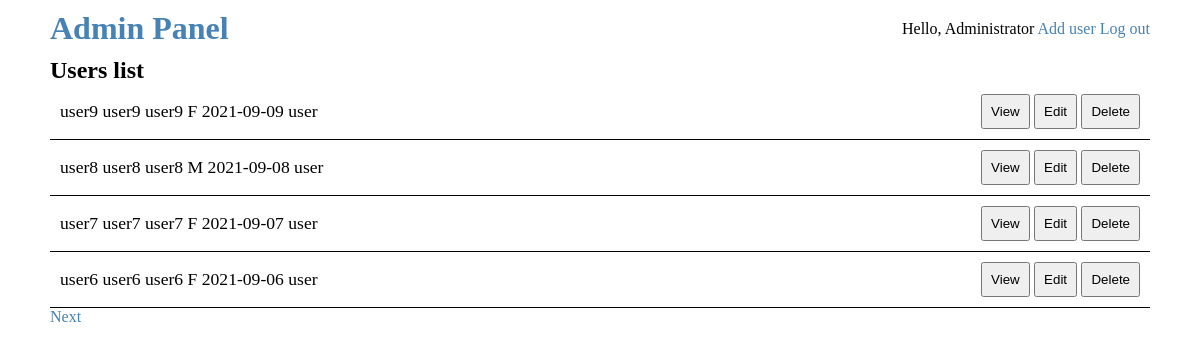
/adminpanel.php (signed in), run on the app's committed database.
### tables this page shows
CREATE TABLE `users` (
  `id` int(11) NOT NULL,
  `username` varchar(255) NOT NULL,
  `password` varchar(255) NOT NULL,
  `name` varchar(255) NOT NULL,
  `surname` varchar(255) NOT NULL,
  `gender` enum('M','F') NOT NULL,
  `birthday` date NOT NULL,
  `role` enum('user','admin') NOT NULL DEFAULT 'user'
);

### adminpanel.php (the view, shortened to what this page needs)
<?php include "config.php";
?>
<!DOCTYPE html>
<html lang="en">
<head>
</head>
<body>
    <div id="adminPanel">
        <?php include "apheader.php" ?>
        <div id="usersList">
            <h2>Users list</h2>
            <?php
                $per_page = 4;
                $page = 1;
                $total_count_query = mysqli_query($conn, "SELECT COUNT('id') AS 'total_count' FROM `users`");
                $total_count = mysqli_fetch_assoc($total_count_query);
                $total_count = $total_count['total_count'];
                $total_pages = ceil($total_count / $per_page);
                if($page <= 1 or $page > $total_pages){
                    $page = 1;
                }
                $offset = ($per_page * $page) - $per_page;
                $users = mysqli_query($conn, "SELECT * FROM `users` ORDER BY `id` DESC LIMIT $offset,$per_page");
                $users_exist = true;
            ?>
            <?php
                while ($user = mysqli_fetch_assoc($users)){
            ?>
                <div class="user">
                <div class="user-left">
                    <span><?php echo $user['username'] ?></span>
                    <span><?php echo $user['name'] ?></span>
                    <span><?php echo $user['surname'] ?></span>
                    <span><?php echo $user['gender'] ?></span>
                    <span><?php echo $user['birthday'] ?></span>
                    <span><?php echo $user['role'] ?></span>
                </div>
                <div class="user-right">
                    <a href="/profile.php?id=<?php echo $user['id']; ?>"><button>View</button></a>
                    <a href="/edituser.php?id=<?php echo $user['id']; ?>"><button>Edit</button></a>
                    <a href="/deleteuser.php?id=<?php echo $user['id']; ?>"><button>Delete</button></a>
                </div>
            </div>
            <?php
                }
                if($users_exist){
                    echo '<div class="paginator">';
                    if($page < $total_pages){
                        echo '<a href="/adminpanel.php?page='.($page + 1).'"> Next</a>';
                    }
                    echo '</div>';
                }
            ?>
        </div>
    </div>
</body>
</html>

### apheader.php
<header>
   <h1><a href="adminpanel.php">Admin Panel</a></h1>
    <div class="header-right">
        <span>Hello, <?php echo $_SESSION['signed_user']['name'];?></span>
        <a href="adduser.php">Add user</a>
        <a href="logout.php">Log out</a>
    </div>
</header>

### adminpanel.php (style rules this page uses)
* { margin:0; padding:0; }
a { text-decoration: none; color: steelblue; }
#adminPanel { padding:0px 50px; }
header { padding: 10px 0px; display: flex; justify-content: space-between; align-items: center; }
.user { border-bottom:1px solid black; padding:10px 10px; display:flex; justify-content: space-between; align-items: center; font-size: 1.1rem; }
.user button { padding:8px; }

### data on the page
users: username "user9", name "user9", surname "user9", gender "F", birthday "2021-09-09", role "user"
users: username "user8", name "user8", surname "user8", gender "M", birthday "2021-09-08", role "user"
users: username "user7", name "user7", surname "user7", gender "F", birthday "2021-09-07", role "user"
users: username "user6", name "user6", surname "user6", gender "F", birthday "2021-09-06", role "user"

### other printed values
$_SESSION['signed_user']['name'] "Administrator"
